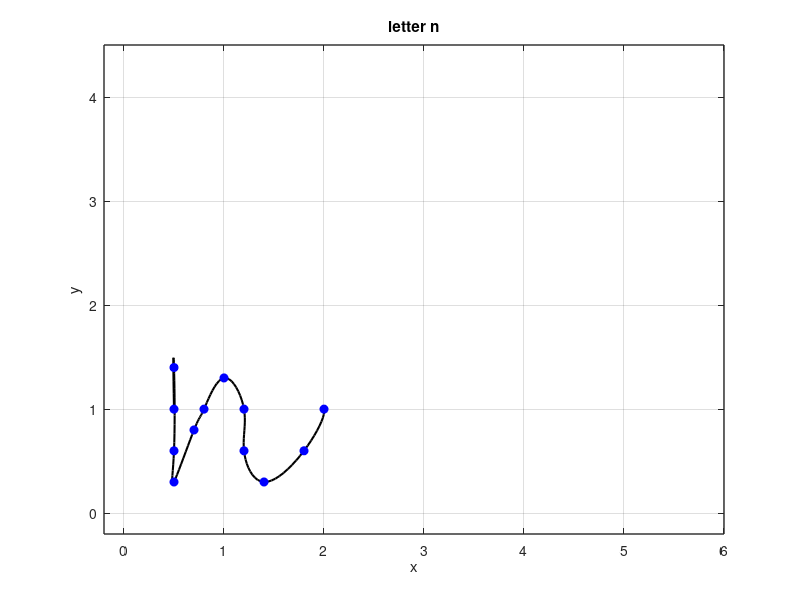

This chart was generated by the following MATLAB code:
% Define data points
x = [0.5 0.5 0.5 0.5 0.7 0.8 1 1.2 1.2 1.4 1.8 2];
y = [1 1.4 0.6 0.3 0.8 1 1.3 1 0.6 0.3 0.6 1];

n = length(x);
t = 0:n-1;
tt = 0:0.1:n-1;

xx = spline(t, x, tt);
yy = spline(t, y, tt);

figure(1)
plot(xx, yy, 'k', 'LineWidth', 1.5)
hold on
plot (x, y, 'bo', 'MarkerFaceColor', 'b')
axis([-0.2 6 -0.2 4.5])
grid on
title('letter n')
xlabel('x')
ylabel('y')
set(gca, 'FontSize', 10, 'LineWidth', 1)
grid on




